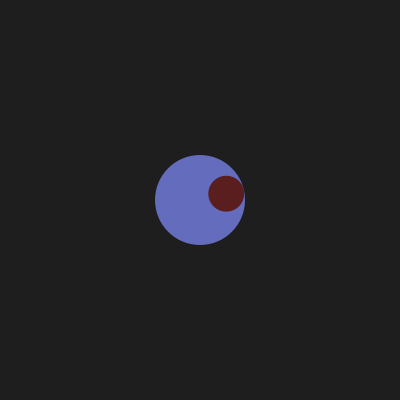
Frame 1 (no input)
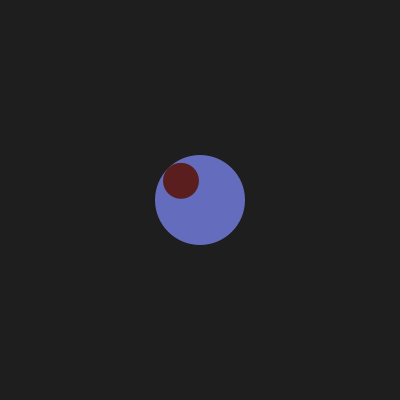
Frame 60 (the mouse pressed at the canvas centre just before this capture)
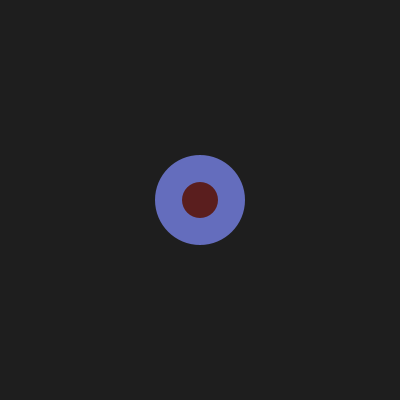
Frame 120 (the mouse held since frame 60 and released just before this capture)

The Processing sketch that drew these frames (run headless with seeded random() and noise(); from frame 60 on, the mouse is pressed at the canvas centre):

// Processing sketch: processing_68951
// ── processing_68951.pde

/** 
Auteur: Hugo Lachance
Date: 07/09/2012
Projet: Programmer un oeil qui se déplace avec un assouplissement et une pupille qui suit la souris

**/

float xOeil=200, yOeil=200, xPupille=200, yPupille=200, xPupilleCible=200, yPupilleCible=200;
float xCible=200, yCible=200;
float speedX=0, speedY=0;
int oeilDiametre=90;
float radActu=0;

void setup(){
  size(400,400);
  smooth();
}


void mousePressed(){
  xCible = mouseX;
  yCible = mouseY;
}

void draw(){
  background(30);
  
  noStroke();
  fill(100,109,189);
  
  speedX += (xCible - xOeil) * 0.0005;
  speedY += (yCible- yOeil) *0.004671;
  xOeil += (xCible - xOeil) * 0.09 + speedX;
  yOeil += (yCible - yOeil) * 0.09 + speedY;
  ellipse(xOeil, yOeil, oeilDiametre, oeilDiametre);
  
  float pupilleDiametre = oeilDiametre*0.4;
  float distance = dist(mouseX, mouseY, xOeil, yOeil);
  distance = constrain(distance, 0, oeilDiametre/2 - pupilleDiametre/2);
  
  //Extra: fait un assouplissement sur la pupille
  float rad = atan2(mouseY - yOeil, mouseX - xOeil);
  radActu = radActu + (rad-radActu)*0.1;
  
  xPupille = xOeil + cos(radActu) * distance;
  yPupille = yOeil + sin(radActu) * distance;

  
  fill(90,30,30);
  
  ellipse(xPupille, yPupille, pupilleDiametre, pupilleDiametre);
}
